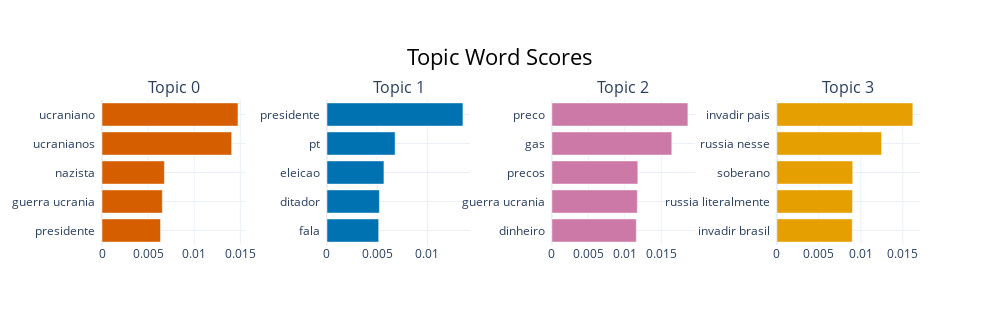

Notebook cell for this chart:
### Code cell
topic_model.visualize_barchart()

### Figure 1 — Plotly figure (JSON) as saved in the notebook; plotly's stock layout.template omitted (floating-point values rounded to 4 significant figures)
{"data": [{"marker": {"color": "#D55E00"}, "orientation": "h", "type": "bar", "x": [0.006341, 0.006539, 0.006767, 0.01406, 0.01474], "xaxis": "x", "y": ["presidente  ", "guerra ucrania  ", "nazista  ", "ucranianos  ", "ucraniano  "], "yaxis": "y"}, {"marker": {"color": "#0072B2"}, "orientation": "h", "type": "bar", "x": [0.005145, 0.005219, 0.005669, 0.006781, 0.01353], "xaxis": "x2", "y": ["fala  ", "ditador  ", "eleicao  ", "pt  ", "presidente  "], "yaxis": "y2"}, {"marker": {"color": "#CC79A7"}, "orientation": "h", "type": "bar", "x": [0.01157, 0.01171, 0.01178, 0.01644, 0.01864], "xaxis": "x3", "y": ["dinheiro  ", "guerra ucrania  ", "precos  ", "gas  ", "preco  "], "yaxis": "y3"}, {"marker": {"color": "#E69F00"}, "orientation": "h", "type": "bar", "x": [0.00898, 0.00901, 0.009039, 0.01247, 0.01619], "xaxis": "x4", "y": ["invadir brasil  ", "russia literalmente  ", "soberano  ", "russia nesse  ", "invadir pais  "], "yaxis": "y4"}], "layout": {"annotations": [{"font": {"size": 16}, "showarrow": false, "text": "Topic 0", "x": 0.0875, "xanchor": "center", "xref": "paper", "y": 1, "yanchor": "bottom", "yref": "paper"}, {"font": {"size": 16}, "showarrow": false, "text": "Topic 1", "x": 0.3625, "xanchor": "center", "xref": "paper", "y": 1, "yanchor": "bottom", "yref": "paper"}, {"font": {"size": 16}, "showarrow": false, "text": "Topic 2", "x": 0.6375, "xanchor": "center", "xref": "paper", "y": 1, "yanchor": "bottom", "yref": "paper"}, {"font": {"size": 16}, "showarrow": false, "text": "Topic 3", "x": 0.9125, "xanchor": "center", "xref": "paper", "y": 1, "yanchor": "bottom", "yref": "paper"}], "height": 325, "hoverlabel": {"bgcolor": "white", "font": {"family": "Rockwell", "size": 16}}, "showlegend": false, "title": {"font": {"color": "Black", "size": 22}, "text": "Topic Word Scores", "x": 0.5, "xanchor": "center", "yanchor": "top"}, "width": 1000, "xaxis": {"anchor": "y", "domain": [0, 0.175], "showgrid": true}, "xaxis2": {"anchor": "y2", "domain": [0.275, 0.45], "showgrid": true}, "xaxis3": {"anchor": "y3", "domain": [0.55, 0.725], "showgrid": true}, "xaxis4": {"anchor": "y4", "domain": [0.825, 1], "showgrid": true}, "yaxis": {"anchor": "x", "domain": [0, 1], "showgrid": true}, "yaxis2": {"anchor": "x2", "domain": [0, 1], "showgrid": true}, "yaxis3": {"anchor": "x3", "domain": [0, 1], "showgrid": true}, "yaxis4": {"anchor": "x4", "domain": [0, 1], "showgrid": true}}}
